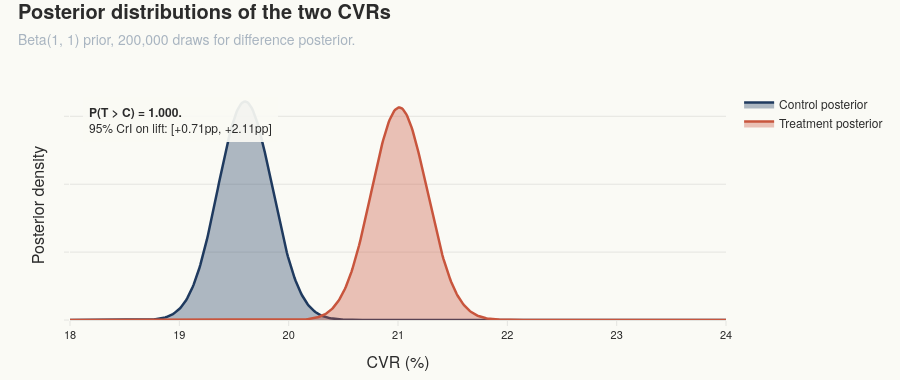

The notebook cell this image was saved under:
### Code cell
# Visual 3 — posterior densities of the two CVRs, side-by-side.
x_grid = np.linspace(0.18, 0.24, 600)
post_c = stats.beta.pdf(
    x_grid,
    bayes.prior_alpha + control.conversions,
    bayes.prior_beta + control.n - control.conversions,
)
post_t = stats.beta.pdf(
    x_grid,
    bayes.prior_alpha + treatment.conversions,
    bayes.prior_beta + treatment.n - treatment.conversions,
)
fig_post = go.Figure()
fig_post.add_trace(
    go.Scatter(
        x=x_grid * 100,
        y=post_c,
        fill="tozeroy",
        name="Control posterior",
        line={"color": COLOR_PRIMARY, "width": 2.5},
        fillcolor="rgba(31, 58, 95, 0.35)",
        hovertemplate="CVR %{x:.2f}%<br>density %{y:.1f}<extra>Control</extra>",
    )
)
fig_post.add_trace(
    go.Scatter(
        x=x_grid * 100,
        y=post_t,
        fill="tozeroy",
        name="Treatment posterior",
        line={"color": COLOR_ACCENT, "width": 2.5},
        fillcolor="rgba(200, 85, 61, 0.35)",
        hovertemplate="CVR %{x:.2f}%<br>density %{y:.1f}<extra>Treatment</extra>",
    )
)
fig_post.update_xaxes(title_text="CVR (%)")
fig_post.update_yaxes(title_text="Posterior density", showticklabels=False)
fig_post.update_layout(title="Posterior distributions of the two CVRs")
apply_sfl_theme(
    fig_post,
    height=380,
    subtitle=(
        f"Beta({bayes.prior_alpha:g}, {bayes.prior_beta:g}) prior, "
        f"{bayes.n_draws:,} draws for difference posterior."
    ),
)
add_insight_annotation(
    fig_post,
    text=(
        f"<b>P(T > C) = {bayes.prob_treatment_beats_control:.3f}.</b><br>"
        f"95% CrI on lift: [{lo * 100:+.2f}pp, {hi * 100:+.2f}pp]"
    ),
    x=0.02, y=0.97,
    xref="paper", yref="paper",
    arrow=False,
)
fig_post.show()

### Figure 1 — Plotly figure (JSON) as saved in the notebook; plotly's stock layout.template omitted (floating-point values rounded to 4 significant figures; data arrays with more than 128 entries replaced by an {"elided": "..."} marker saying what was removed)
{"data": [{"fill": "tozeroy", "fillcolor": "rgba(31, 58, 95, 0.35)", "hovertemplate": "CVR %{x:.2f}%<br>density %{y:.1f}<extra>Control</extra>", "line": {"color": "#1F3A5F", "width": 2.5}, "name": "Control posterior", "type": "scatter", "x": {"elided": "600 float values"}, "y": {"elided": "600 float values"}}, {"fill": "tozeroy", "fillcolor": "rgba(200, 85, 61, 0.35)", "hovertemplate": "CVR %{x:.2f}%<br>density %{y:.1f}<extra>Treatment</extra>", "line": {"color": "#C8553D", "width": 2.5}, "name": "Treatment posterior", "type": "scatter", "x": {"elided": "600 float values"}, "y": {"elided": "600 float values"}}], "layout": {"annotations": [{"align": "left", "arrowcolor": "#C8553D", "arrowhead": 2, "arrowsize": 1, "arrowwidth": 1.2, "ax": 0, "ay": 0, "bgcolor": "rgba(250, 250, 245, 0.92)", "bordercolor": "#A8B4C0", "borderpad": 6, "borderwidth": 0, "font": {"color": "#2B2B2B", "family": "Helvetica Neue, Helvetica, Arial, sans-serif", "size": 12}, "showarrow": false, "text": "<b>P(T > C) = 1.000.</b><br>95% CrI on lift: [+0.71pp, +2.11pp]", "x": 0.02, "xref": "paper", "y": 0.97, "yref": "paper"}], "font": {"color": "#2B2B2B", "family": "Helvetica Neue, Helvetica, Arial, sans-serif", "size": 13}, "height": 380, "hoverlabel": {"bgcolor": "white", "bordercolor": "#1F3A5F", "font": {"color": "#2B2B2B", "family": "Helvetica Neue, Helvetica, Arial, sans-serif", "size": 12}}, "legend": {"bgcolor": "rgba(0,0,0,0)", "bordercolor": "#E4E4E0", "borderwidth": 0, "font": {"color": "#2B2B2B", "size": 12}}, "margin": {"b": 60, "l": 70, "r": 40, "t": 90}, "paper_bgcolor": "#FAFAF5", "plot_bgcolor": "#FAFAF5", "title": {"font": {"color": "#2B2B2B", "size": 20}, "text": "<b>Posterior distributions of the two CVRs</b><br><span style='font-size:14px;color:#A8B4C0'>Beta(1, 1) prior, 200,000 draws for difference posterior.</span>", "x": 0.02, "xanchor": "left", "y": 0.95, "yanchor": "top"}, "xaxis": {"linecolor": "#E4E4E0", "linewidth": 1, "showgrid": false, "showline": true, "tickcolor": "#E4E4E0", "tickfont": {"color": "#2B2B2B", "size": 11}, "ticks": "outside", "title": {"text": "CVR (%)"}}, "yaxis": {"gridcolor": "#E4E4E0", "gridwidth": 1, "showgrid": true, "showline": false, "showticklabels": false, "tickcolor": "#E4E4E0", "tickfont": {"color": "#2B2B2B", "size": 11}, "ticks": "outside", "title": {"text": "Posterior density"}, "zeroline": false}}}
